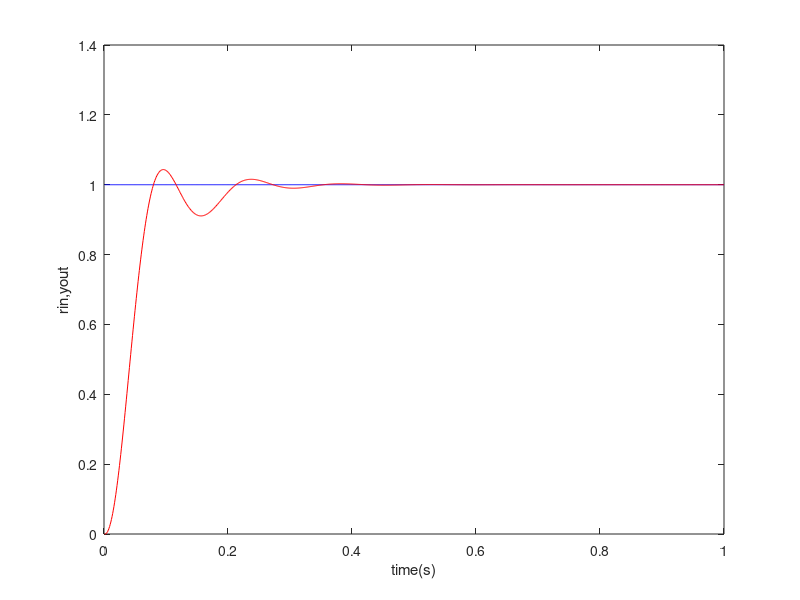
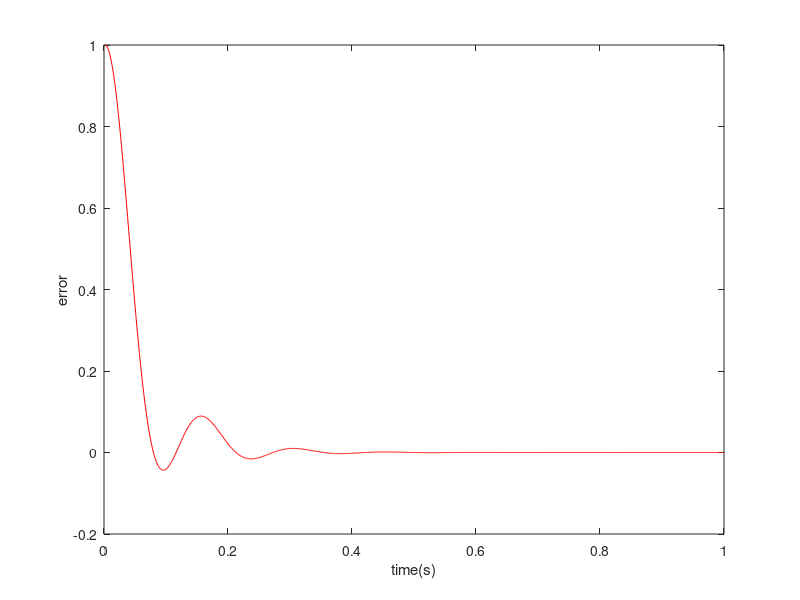

Recreate these plots in MATLAB, in order.
%% 增量式PID控制
%参考文章：https://blog.csdn.net/wanrenqi/article/details/104982889
%% 清空
clc;
clear;
%% 初始化，求Z域传递函数
ts = 0.001; %离散采样间隔
sys = tf(400, [1,50,0]);        %s域传递函数
dsys = c2d(sys,ts,'z');         %将s域连续传递函数离散化为z域
[num,den] = tfdata(dsys,'v');   %得到z域传递函数分子与分母系数
%% 增量式PID控制
u_1=0.0;  
    u_2=0.0;  
    y_1=0.0;  
    y_2=0.0;  
    x=[0,0,0]';  
    error_1=0;  
    error_2=0;  
    
    %核心代码

    for k=1:1:1000  
    time(k)=k*ts;                   %采样次数  
    S=1;  
    if S==1                         %阶跃输入
        kp=6.5;ki=0.1;kd=1;         %初始化PID    
        rin(k)=1;                   %Step Signal   
    elseif S==2                     %正弦输入
        kp=8;ki=0.1;kd=10;             
        rin(k)=0.5*sin(2*pi*k*ts);  %Sine Signal     即实际输入      
    end 
    
    %增量式PID的实现 参考上文增量式PID算法
    du(k)=kp*x(1)+kd*x(2)+ki*x(3);        
    u(k)=u_1+du(k);               %真正的PID输出应该为du+前一时刻的输出
    
    if u(k)>=3    %输出限幅   
       u(k)=3;  
    end  
    if u(k)<=-3  
       u(k)=-3;  
    end  

    %Linear model 难点就是把传递函数转化为差分方程，以实现PID控制。 
    yout(k)=-den(2)*y_1-den(3)*y_2+num(2)*u_1+num(3)*u_2;          %实际输出 num为dsys分子多项式系数，den为dsys分母多项式系数，从n阶定常离散系统差分方程变化来的。
    error(k)=rin(k)-yout(k);                                       % 误差 输入-输出 
    u_2=u_1;                                                       %保存上上次输入   为下次计算  
    u_1=u(k);                                                      %保存上一次控制系数   为下次计算  
    y_2=y_1;                                                       %保存上上次次输出   为下次计算  
    y_1=yout(k);                                                   %保存上一次输出   为下次计算  

    x(1)=error(k)-error_1;                                         %KP的系数  
    x(2)=error(k)-2*error_1+error_2;                               %KD的系数  
    x(3)=error(k);                                                 %KI的系数
    error_2=error_1;                                               %上次的变上上次误差
    error_1=error(k);                                              %这次的变上次的误差
    end 


    figure(1);  
    plot(time,rin,'b',time,yout,'r');                              %输入 和实际控制输出  
    xlabel('time(s)'),ylabel('rin,yout');   
    figure(2);  
    plot(time,error,'r')                                           %时间误差输出曲线  
    xlabel('time(s)');ylabel('error'); 






